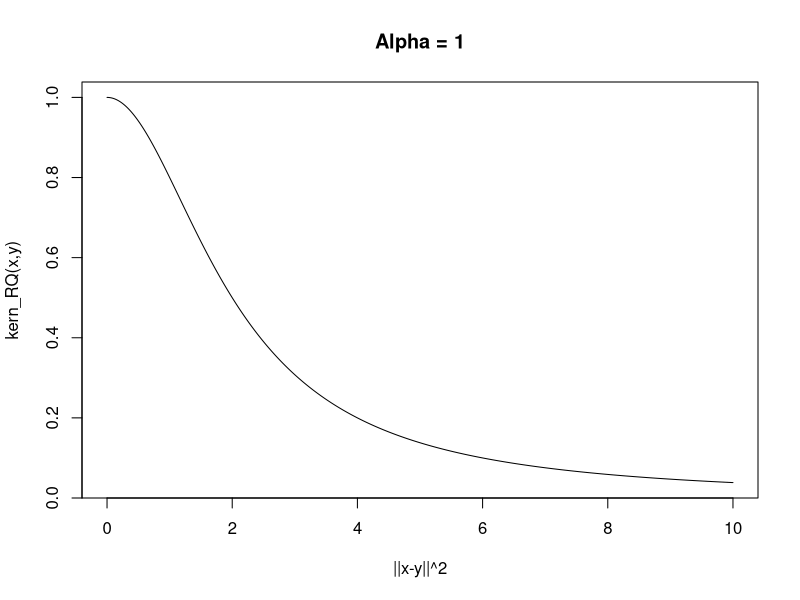
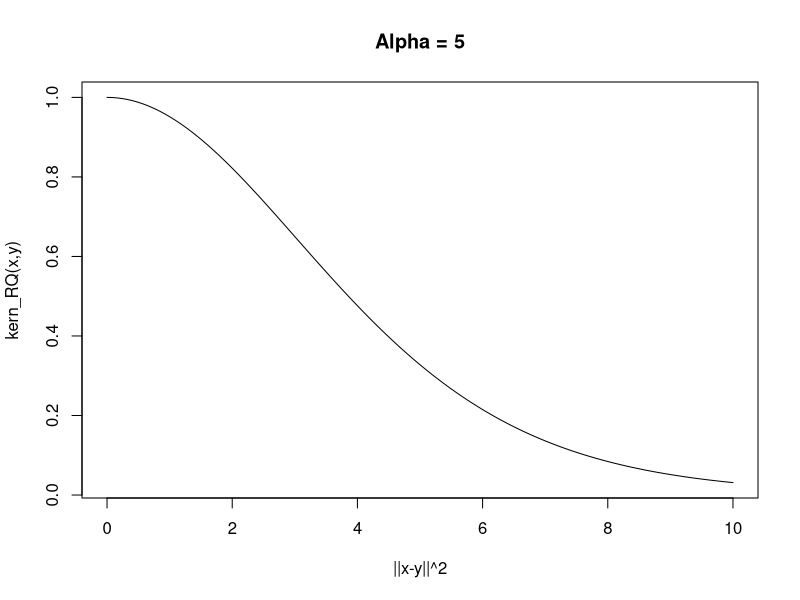
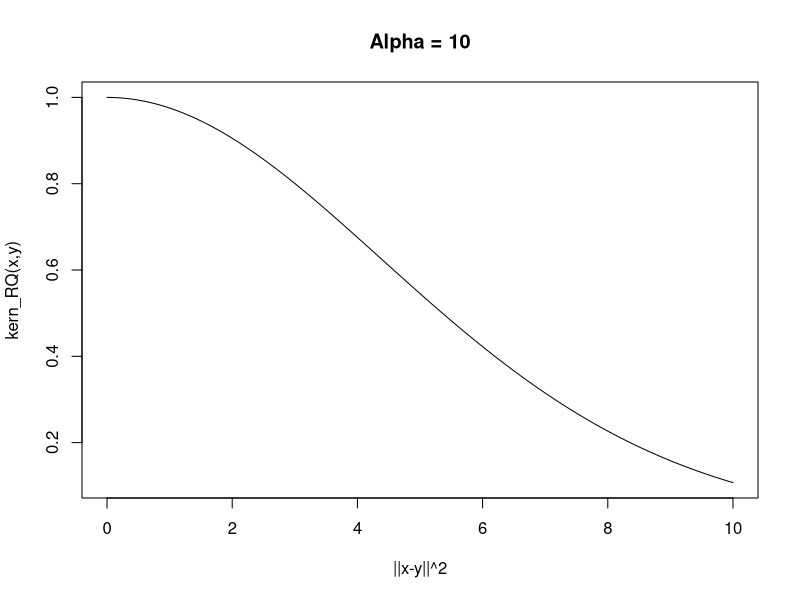
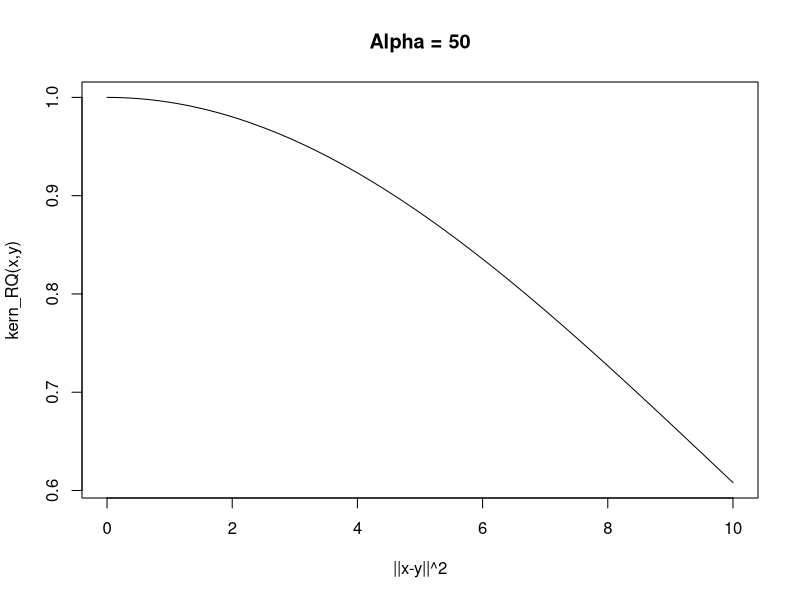

Source code (R) for these figures, in order: (Note: this script raises an error after producing the figures.)
# Métodos basados en Kernels para aprendizaje automático
# Tarea 1
# Integrantes: Sebastián Dinator, Cristóbal Quijanes.

# Ejercicio 1

# 1)

vector <- matrix(c(seq(1, 20), seq(10, 100, 10), seq(31, 100)), 1, 100)
vector

# 2)
## 2.1)
A <- matrix(c(2, 5, -6, 1), 4, 1)
B <- matrix(c(1, 1, 1, 1), 4, 1)
A_t <- t(A)

res <- A_t %*% B
res

## 2.2)

C <- matrix(c(-1, 3, -6, 1), 4, 1)
D <- matrix(c(1, -2, 3, -4), 4, 1)
E <- matrix(c(1, 0, 0, 2), 4, 1)

F <- C + D
F_t <- t(F)

res2 <- F_t %*% E
res2

## 2.3)

G <- matrix(c(0, -1, 2, 0), 4, 1)
G_t <- t(G)
H <- matrix(c(1, 8, -4, 1, 2, 7, -3, -1, 3, 6, -2, 1, 4, 5, -1, -1), 4, 4)
I <- matrix(c(1, 0, 0, 2), 4, 1)

J <- G_t %*% H
res3 <- J %*% I
res3

# 3)

v1 <- matrix(seq(1, 50), 1, 50)
v2 <- matrix(seq(1, 500), 1, 500)
v3 <- matrix(seq(1, 1000), 1, 1000)
v4 <- matrix(seq(1, 15000), 1, 15000)
v5 <- matrix(seq(1, 200000), 1, 200000)

norma <- function(v) {
  suma <- 0
  for (i in v) {
    suma <- suma + i^2
  }
  n <- sqrt(suma)
  return(n)
}

n1 <- norma(v1)
n2 <- norma(v2)
n3 <- norma(v3)
n4 <- norma(v4)
n5 <- norma(v5)

n1
n2
n3
n4
n5

# 4)

norma2 <- function(v) {
  m <- sqrt(sum(v^2))
  return(m)
}

n1 <- norma2(v1)
n2 <- norma2(v2)
n3 <- norma2(v3)
n4 <- norma2(v4)
n5 <- norma2(v5)

n1
n2
n3
n4
n5

# 5)

varianza <- function(v) {
  prom <- sum(v) / length(v)
  out <- sum((v - prom)^2) / (length(v) - 1) # Error en PDF, esta correido en codigo
  return(out)
}

v6 <- matrix(c(3, 4, 3), 1, 3)
output <- varianza(v6)
output

# 6) (sale como 5 en pdf)

factor <- function(e) {
  new_e <- e
  while (e > 1) {
    new_e <- new_e * (e - 1)
    e <- e - 1
  }
  return(new_e)
}

fact_matr <- function(m) {
  elem <- NULL
  shape <- dim(m)

  for (i in m) {
    n_f <- factor(i)
    elem <- c(elem, n_f)
  }

  matriz <- matrix(elem, shape[1], shape[2])
  return(matriz)
}

mat_5 <- matrix(c(1, 2, 3, 4, 5, 6, 7, 8, 1, 2, 3, 4, 5, 6, 7, 8), 4, 4)
res <- fact_matr(mat_5)
res

# 7) (sale como 6 en pdf)

func7 <- function(x, y, M) {
  n <- length(x)
  m <- length(y)

  result <- 0

  for (l in 1:n) {
    suma_jk <- 0
    for (j in 1:m) {
      suma_k <- sum(y[j] * x[l] * x * M[l, j])
      suma_jk <- suma_jk + suma_k
    }

    result <- result + suma_jk
  }

  final <- (1 / n) * result
  return(final)
}

n <- 3
m <- 4
M <- matrix(0, n, m)

for (i in 1:n) {
  for (j in 1:m) {
    M[i, j] <- (i + j) * (i - j)
  }
}

x <- c(1, 2, 3)
y <- c(0.5, 0.7, 0.9)

res7 <- func7(x, y, M)
res7

###############################################
# Ejercicio 2

# 1)

kern_RQ <- function(x, y, sig, l, alpha) {
  dist <- sum((x - y)^2)
  par <- (dist / (2 * alpha * l)^2) + 1
  pot <- par^-alpha
  total <- sig^2 * pot

  return(total)
}

# 2)
alpha<-1
sig<-1
l<-1
x<-seq(0,10,length.out=1000000)
y<-numeric(length(x))
for (i in seq_along(x)) {
  y[i]<-kern_RQ(x[i],0,sig,l,alpha)
}

plot(x,y,type = "l", main = paste("Alpha =",alpha), xlab = "||x-y||^2", ylab = "kern_RQ(x,y)")

# 3)
alphas<-c(5,10,50)
for (alpha in alphas) {
  y<-numeric(length(x))
  for (i in seq_along(x)) {
    y[i]<-kern_RQ(x[i],0,sig,l,alpha)  
  }
  plot(x,y,type = "l", main = paste("Alpha =",alpha), xlab = "||x-y||^2", ylab = "kern_RQ(x,y)")
}

###############################################
# Ejercicio 3

# 1)

mult_trip <- function(x, y, A) {
  f <- length(x)
  x_t <- matrix(0.0, 1, f)

  for (i in 1:f) {
    x_t[1, i] <- x[i]
  }

  x_t_A <- matrix(0.0, 1, f)
  index <- 1
  for (k in 1:f) {
    for (j in x_t) {
      sum_x <- 0
      sum_x <- sum_x + (x_t[1, j] * A[j, k])
    }
    x_t_A[1, k] <- sum_x
  }

  res <-
    res <- x_t %*% A %*% y
  return(res)
}

# 2)

n <- 10000
x <- runif(n)
# x <- t(t(x_t1))
y <- runif(n)
# y <- t(t(y_t1))

A <- matrix(0.0, n, n)
for (i in 1:n) {
  for (j in 1:n) {
    A[i, j] <- runif(1)
  }
}

start_time_MT <- system.time({
  mult_trip(x, y, A)
})
start_time_T <- system.time({
  t(x) %*% A %*% y
})

print(paste("Tiempo de ejecucion MT:", start_time_MT[["elapsed"]], "seg"))
print(paste("Tiempo de ejecucion T:", start_time_T[["elapsed"]], "seg"))
dif <- start_time_MT[["elapsed"]] - start_time_T[["elapsed"]]
format_diff <- sprintf("%.60f", dif)
print(paste("Diferencia:", format_diff))
# FALTA GRAFICAR!!
plot(n,dif,col="red")
# Ejercicio 4

# a)


# b)


###############################################
# Ejercicio 5

# 1)


# 2)

